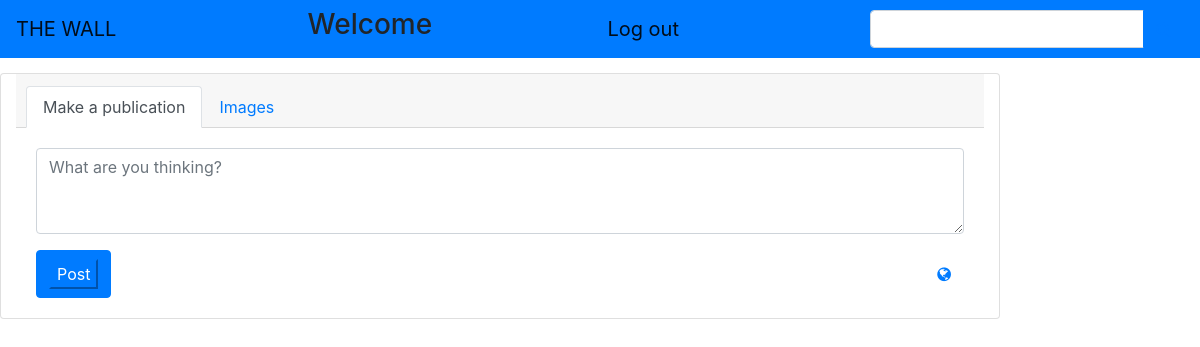
Before: /wall with the older database file.
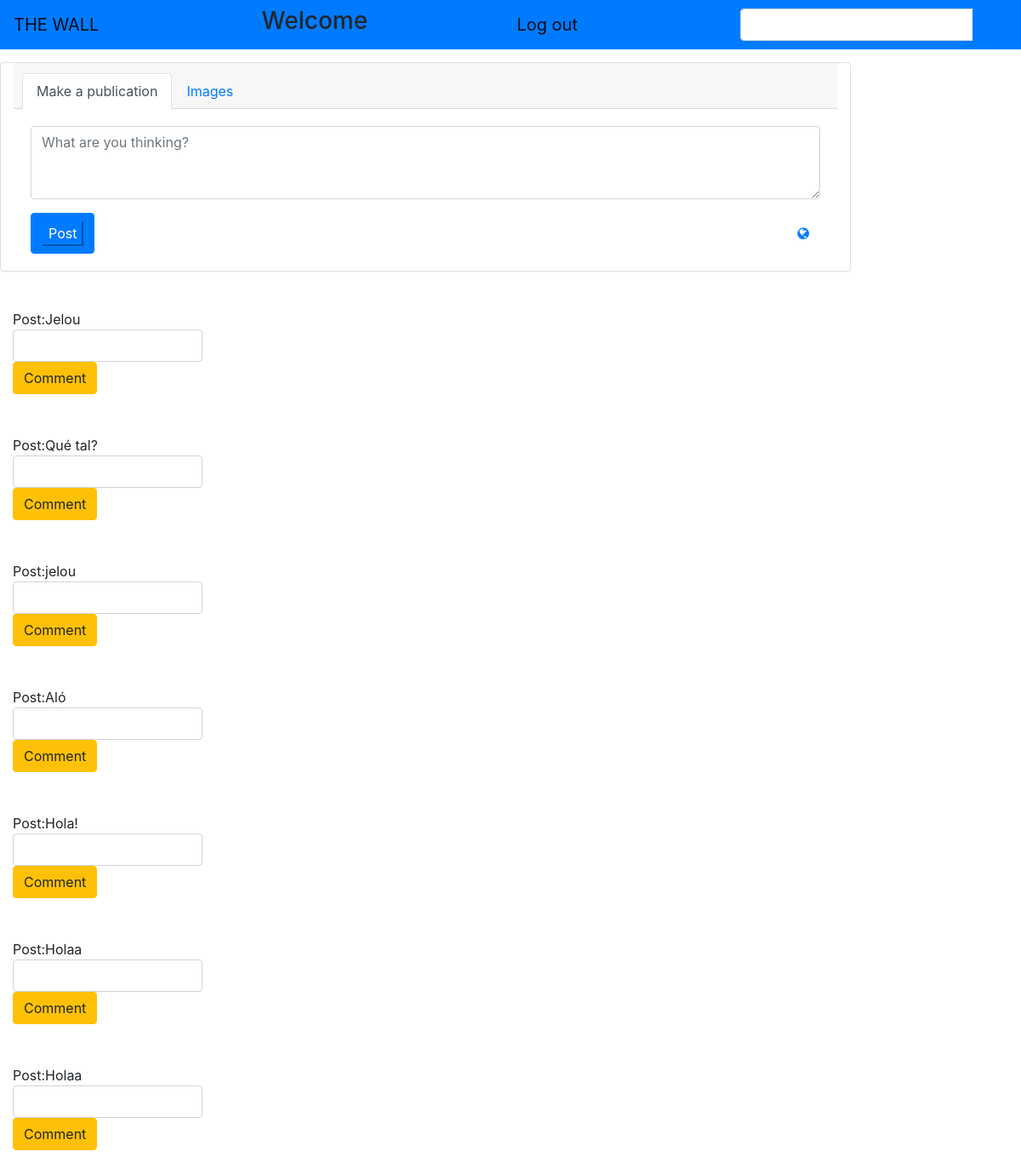
After: the same page with the newer database file.
### main/models.py (models this page shows)
class Message(models.Model):
    message = models.CharField(max_length=455)
    user = models.ForeignKey(User, related_name="messages", on_delete= models.CASCADE)
    created_at = models.DateTimeField(auto_now_add=True)
    updated_at = models.DateTimeField(auto_now=True)

### main/views.py (the view)
# urls.py: path('wall', views.wall),
def wall(request):
    messages = Message.objects.all().order_by('-updated_at')
    comments = Comment.objects.all()
    users = User.objects.all()
    context = {
        'messages': messages,
        'comments': comments,
        'users': users
    }
    return render(request, 'wall.html', context)

### main/templates/wall.html (shortened to what this page needs)
<!DOCTYPE html>
<html lang="en">
<head>
    <link href="//maxcdn.bootstrapcdn.com/bootstrap/4.1.1/css/bootstrap.min.css" rel="stylesheet" id="bootstrap-css">
    <link href="https://stackpath.bootstrapcdn.com/font-awesome/4.7.0/css/font-awesome.min.css" rel="stylesheet"
>
    {% load static %}
    <link rel="stylesheet" href="{% static 'style.css' %}">
</head>
<body>
    <nav class="navbar navbar-light bg-primary">
        <a href="#" class="navbar-brand">THE WALL</a>
        <h3>Welcome {{user.name}}</h3>
        <a href="/logout" class="navbar-brand">Log out</a>
        <form class="form-inline">
            <div class="input-group">
                <input type="text" class="form-control" aria-label="Recipient's username"
                    aria-describedby="button-addon2">
                <div class="input-group-append">
                    <button class="btn btn-outline-primary" type="button" id="button-addon2">
                        <i class="fa fa-search"></i>
                    </button>
                </div>
            </div>
        </form>
    </nav>
    <div class="container-fluid gedf-wrapper">
        <div class="row">
            <div class="col-10 card gedf-card">
                <form method='POST' action='new_post'>
                    <div class="card-header">
                        <ul class="nav nav-tabs card-header-tabs" id="myTab" role="tablist">
                            <li class="nav-item">
                                <a class="nav-link active" id="posts-tab" data-toggle="tab" href="#posts" role="tab"
                                    aria-controls="posts" aria-selected="true">Make a publication</a>
                            </li>
                            <li class="nav-item">
                                <a class="nav-link" id="images-tab" data-toggle="tab" role="tab" aria-controls="images"
                                    aria-selected="false" href="#images">Images</a>
                            </li>
                        </ul>
                    </div>
                    <div class="card-body">
                        <div class="tab-content" id="myTabContent">
                            <div class="tab-pane fade show active" id="posts" role="tabpanel"
                                aria-labelledby="posts-tab">
                                <div class="form-group">
                                    <textarea class="form-control" name="message" id="message" rows="3"
                                        placeholder="What are you thinking?"></textarea>
                                </div>
                            </div>
                        </div>
                        <form method='POST' action='new_post'>
                            <div class="btn-toolbar justify-content-between">
                                <div class="btn-group">
                                    <a href="/wall" class="btn btn-primary btn-block py-2">
                                        <button type="submit" class="btn-primary">Post</button>
                                    </a>
                                </div>
                                <div class="btn-group">
                                    <button id="btnGroupDrop1" type="button" class="btn btn-link dropdown-toggle"
                                        data-toggle="dropdown" aria-haspopup="true" aria-expanded="false">
                                        <i class="fa fa-globe"></i>
                                    </button>
                                </div>
                            </div>
                        </form>
                    </div>
                </form>
            </div>
            <form method='POST' action='/comment'>
                <tbody>
                    {% for message in messages %}
                    <div class="col-10 mb-5">
                        <div class="message">
                            <td>Post:{{message.message}}</td>
                            <td><input type="text" class="form-control" id="comment" aria-describedby="text"></td>
                            <a href="/wall">
                                <button type="submit" class="btn btn-warning">Comment</button>
                            </a>
                        </div>
                    </div>
                    {% endfor %}
                </tbody>
        </div>
    </div>
</body>
</html>

### main/static/css/style.css (style rules this page uses)
body { background-image: url("https://i0.wp.com/www.euroscientist.com/wp-content/uploads/2019/06/cropped-social-media-3846597_1280-1.png?resize=672%2C372&ssl=1"); }
.message { border-style: red, 1px, solid; }
.gedf-wrapper { margin-top: 0.97rem; }
@media (min-width: 992px) { .gedf-card { margin-bottom: 2.77rem; } }
.dropdown-toggle::after { content: none; display: none; }

Changed rows visible on the page:
added Message: message "Jelou"
added Message: message "Qué tal?"
added Message: message "jelou"
added Message: message "Aló"
added Message: message "Hola!"
added Message: message "Holaa"
added Message: message "Holaa"
